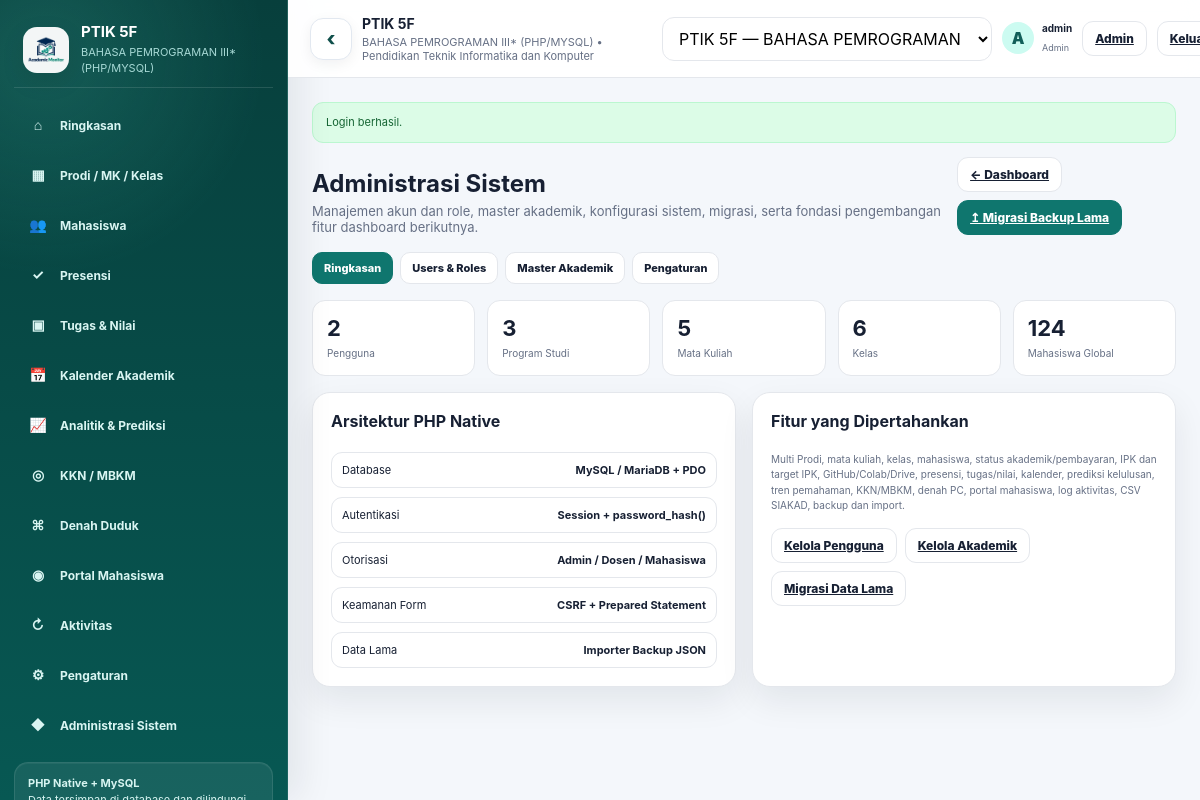
/admin.php (signed in), run on the app's committed database.
### tables this page shows
CREATE TABLE `classes` (
  `id` bigint(20) UNSIGNED NOT NULL,
  `program_id` bigint(20) UNSIGNED NOT NULL,
  `course_id` bigint(20) UNSIGNED NOT NULL,
  `name` varchar(100) NOT NULL,
  `semester` varchar(30) NOT NULL DEFAULT '',
  `academic_year` varchar(30) NOT NULL DEFAULT '',
  `target` smallint(5) UNSIGNED NOT NULL DEFAULT 30,
  `meetings` tinyint(3) UNSIGNED NOT NULL DEFAULT 16,
  `lecturer` varchar(200) NOT NULL DEFAULT '',
  `pass_threshold` decimal(5,2) NOT NULL DEFAULT 60.00,
  `created_at` timestamp NOT NULL DEFAULT current_timestamp(),
  `updated_at` timestamp NOT NULL DEFAULT current_timestamp() ON UPDATE current_timestamp()
);

CREATE TABLE `courses` (
  `id` bigint(20) UNSIGNED NOT NULL,
  `program_id` bigint(20) UNSIGNED NOT NULL,
  `code` varchar(50) NOT NULL DEFAULT '',
  `name` varchar(200) NOT NULL,
  `credits` tinyint(3) UNSIGNED NOT NULL DEFAULT 0,
  `created_at` timestamp NOT NULL DEFAULT current_timestamp(),
  `updated_at` timestamp NOT NULL DEFAULT current_timestamp() ON UPDATE current_timestamp()
);

CREATE TABLE `programs` (
  `id` bigint(20) UNSIGNED NOT NULL,
  `code` varchar(50) NOT NULL DEFAULT '',
  `name` varchar(200) NOT NULL,
  `faculty` varchar(200) NOT NULL DEFAULT '',
  `created_at` timestamp NOT NULL DEFAULT current_timestamp(),
  `updated_at` timestamp NOT NULL DEFAULT current_timestamp() ON UPDATE current_timestamp()
);

CREATE TABLE `users` (
  `id` bigint(20) UNSIGNED NOT NULL,
  `student_id` bigint(20) UNSIGNED DEFAULT NULL,
  `username` varchar(100) NOT NULL,
  `email` varchar(190) NOT NULL DEFAULT '',
  `password_hash` varchar(255) NOT NULL,
  `role` enum('admin','dosen','mahasiswa') NOT NULL DEFAULT 'dosen',
  `is_active` tinyint(1) NOT NULL DEFAULT 1,
  `last_login_at` datetime DEFAULT NULL,
  `created_at` timestamp NOT NULL DEFAULT current_timestamp(),
  `updated_at` timestamp NOT NULL DEFAULT current_timestamp() ON UPDATE current_timestamp()
);

### app/helpers.php (called while the page is built, shortened)
<?php
function e(mixed $value): string
{
    return htmlspecialchars((string) $value, ENT_QUOTES, 'UTF-8');
}
function app_url(string $path = ''): string
{
    $isHttps =
        (!empty($_SERVER['HTTPS'])
            && $_SERVER['HTTPS'] !== 'off')
        || (
            isset($_SERVER['HTTP_X_FORWARDED_PROTO'])
            && strtolower(
                (string) $_SERVER['HTTP_X_FORWARDED_PROTO']
            ) === 'https'
        );
    $scheme = $isHttps
        ? 'https'
        : 'http';
    $host =
        $_SERVER['HTTP_HOST']
        ?? 'localhost';
    $scriptName =
        str_replace(
            '\\',
            '/',
            (string) (
                $_SERVER['SCRIPT_NAME']
                ?? '/public/index.php'
            )
        );
    $directory =
        rtrim(
            str_replace(
                '\\',
                '/',
                dirname($scriptName)
            ),
            '/'
        );
    $base =
        $scheme
        . '://'
        . $host
        . $directory;
    return
        rtrim($base, '/')
        . '/'
        . ltrim($path, '/');
}
function selected(mixed $actual, mixed $expected): string
{
    return (string) $actual === (string) $expected ? 'selected' : '';
}
function initials(string $name, string $nim): string
{
    $name = trim($name);
    $parts = preg_split('/\s+/', $name) ?: [];
    $letters = '';
    foreach (array_slice($parts, 0, 2) as $part) {
        $letters .= mb_strtoupper(mb_substr($part, 0, 1));
    }
    return $letters ?: substr($nim, -2);
}

### app/Database.php (called while the page is built, shortened)
<?php
final class Database
{
    private static ?PDO $pdo = null;
    public static function connection(): PDO
    {
        if (self::$pdo instanceof PDO) {
            return self::$pdo;
        }
        $host = '127.0.0.1';
        $port = '3306';
        $name = 'academic_monitor';
        $user = 'root';
        $pass = '';
        $dsn = sprintf(
            'mysql:host=%s;port=%s;dbname=%s;charset=utf8mb4',
            $host,
            $port,
            $name
        );
        self::$pdo = new PDO(
            $dsn,
            $user,
            $pass,
            [
                PDO::ATTR_ERRMODE => PDO::ERRMODE_EXCEPTION,
                PDO::ATTR_DEFAULT_FETCH_MODE => PDO::FETCH_ASSOC,
                PDO::ATTR_EMULATE_PREPARES => false,
            ]
        );
        return self::$pdo;
    }
}

### app/Auth.php (called while the page is built, shortened)
<?php
final class Auth
{
    private static ?array $cachedUser = null;
    public static function user(): ?array
    {
        if (self::$cachedUser !== null) {
            return self::$cachedUser;
        }
        $id = (int) ($_SESSION['user_id'] ?? 0);
        $stmt = Database::connection()->prepare(
            'SELECT u.*, s.nim AS student_nim, s.name AS student_name
             FROM users u
             LEFT JOIN students s ON s.id = u.student_id
             WHERE u.id = :id AND u.is_active = 1
             LIMIT 1'
        );
        $stmt->execute(['id' => $id]);
        $user = $stmt->fetch();
        self::$cachedUser = $user ?: null;
        return self::$cachedUser;
    }
    public static function check(): bool
    {
        return self::user() !== null;
    }
    public static function requireLogin(): void
    {
        if (!self::check()) {
            flash('warning', 'Silakan login untuk membuka dashboard.');
            redirect('login.php');
        }
    }
    public static function requireRole(string ...$roles): void
    {
        self::requireLogin();
    }
}

### app/Repository.php (called while the page is built, shortened)
<?php
final class Repository
{
    public function classes(): array
    {
        return $this->pdo
            ->query(
                'SELECT cl.*, c.code AS course_code, c.name AS course_name,
                        p.code AS program_code, p.name AS program_name
                 FROM classes cl
                 JOIN courses c ON c.id = cl.course_id
                 JOIN programs p ON p.id = cl.program_id
                 ORDER BY cl.academic_year DESC, cl.semester, cl.name'
            )
            ->fetchAll();
    }
    public function classesForUser(array $user): array
    {
        if (($user['role'] ?? '') === 'admin') {
            return $this->classes();
        }
        $studentId = (int) ($user['student_id'] ?? 0);
        $stmt = $this->pdo->prepare(
            'SELECT cl.*, c.code AS course_code, c.name AS course_name,
                    p.code AS program_code, p.name AS program_name
             FROM class_enrollments ce
             JOIN classes cl ON cl.id = ce.class_id
             JOIN courses c ON c.id = cl.course_id
             JOIN programs p ON p.id = cl.program_id
             WHERE ce.student_id = :student_id
             ORDER BY cl.academic_year DESC, cl.semester, cl.name'
        );
        $stmt->execute(['student_id' => $studentId]);
        return $stmt->fetchAll();
    }
    public function classContext(int $classId): ?array
    {
        $stmt = $this->pdo->prepare(
            'SELECT cl.*, c.code AS course_code, c.name AS course_name, c.credits,
                    p.code AS program_code, p.name AS program_name, p.faculty
             FROM classes cl
             JOIN courses c ON c.id = cl.course_id
             JOIN programs p ON p.id = cl.program_id
             WHERE cl.id = :id
             LIMIT 1'
        );
        $stmt->execute(['id' => $classId]);
        $row = $stmt->fetch();
        return $row ?: null;
    }
    public function preference(int $userId, string $key): ?string
    {
        $stmt = $this->pdo->prepare(
            'SELECT preference_value
             FROM user_preferences
             WHERE user_id = :user_id AND preference_key = :preference_key
             LIMIT 1'
        );
        $stmt->execute(['user_id' => $userId, 'preference_key' => $key]);
        $value = $stmt->fetchColumn();
        return $value === false ? null : (string) $value;
    }
}

### views/partials/layout_start.php (the view, shortened to what this page needs)
<!DOCTYPE html>
<html lang="id">
<head>
    <link rel="stylesheet" href="<?= e(app_url('assets/css/app.css')) ?>">
</head>
<body>
<div class="app" id="appShell">
    <?php require APP_ROOT . '/views/partials/sidebar.php'; ?>
    <main class="main">
        <header class="topbar">
            <button
                class="btn sidebar-toggle"
                id="sidebarToggle"
                type="button"
                aria-controls="sidebar"
                aria-expanded="true"
                title="Ciutkan atau buka sidebar"
            >
                <span aria-hidden="true">☰</span>
            </button>
            <div class="context">
                <strong><?= e($classContext['name'] ?? 'Kelas') ?></strong>
                <small>
                    <?= e($classContext['course_name'] ?? 'Mata Kuliah') ?>
                    •
                    <?= e($classContext['program_name'] ?? 'Prodi') ?>
                </small>
            </div>
            <?php if (($user['role'] ?? '') !== 'mahasiswa' && $availableClasses !== []): ?>
                <form method="get" action="<?= e(app_url('dashboard.php')) ?>" class="toolbar">
                    <select class="context-select" id="activeClassSelect" name="class_id">
                        <?php foreach ($availableClasses as $classOption): ?>
                            <option
                                value="<?= (int) $classOption['id'] ?>"
                                <?= selected($classOption['id'], $classContext['id'] ?? 0) ?>
                            >
                                <?= e($classOption['name']) ?> — <?= e($classOption['course_name']) ?>
                            </option>
                        <?php endforeach; ?>
                    </select>
                </form>
            <?php endif; ?>
            <div class="top-user">
                <div class="avatar"><?= e(initials((string) ($user['username'] ?? ''), (string) ($user['id'] ?? ''))) ?></div>
                <div class="top-user-meta">
                    <strong><?= e($user['username'] ?? '') ?></strong>
                    <small><?= e(ucfirst((string) ($user['role'] ?? ''))) ?></small>
                </div>
            </div>
            <?php if (($user['role'] ?? '') === 'admin'): ?>
                <a class="btn" href="<?= e(app_url('admin.php')) ?>">Admin</a>
            <?php endif; ?>
            <a class="btn" href="<?= e(app_url('logout.php')) ?>">Keluar</a>
        </header>
        <div class="content">
            <?php require APP_ROOT . '/views/partials/flash.php'; ?>

### views/partials/sidebar.php (shortened to what this page needs)
<aside class="sidebar" id="sidebar" aria-label="Navigasi utama">
    <div class="brand">
        <div class="brand-mark">
            <img
                src="<?= e(app_url('assets/images/logo.png')) ?>"
                alt="Logo Academic Monitor"
            >
        </div>
        <div class="brand-copy">
            <h1><?= e($classContext['name'] ?? 'Academic Monitor') ?></h1>
            <p><?= e($classContext['course_name'] ?? 'Multi kelas • multi mata kuliah') ?></p>
        </div>
    </div>
    <nav class="nav">
        <?php if (($user['role'] ?? '') === 'mahasiswa'): ?>
            <a
                class="<?= $page === 'portal' ? 'active' : '' ?>"
                href="<?= e(app_url('dashboard.php?page=portal')) ?>"
                aria-label="Dashboard Saya"
                data-sidebar-label="Dashboard Saya"
            >
                <span class="ico" aria-hidden="true">◉</span>
                <span class="nav-label">Dashboard Saya</span>
            </a>
        <?php else: ?>
            <?php
            $menu = [
                'overview' => ['⌂', 'Ringkasan'],
                'master' => ['▦', 'Prodi / MK / Kelas'],
                'students' => ['👥', 'Mahasiswa'],
                'attendance' => ['✓', 'Presensi'],
                'tasks' => ['▣', 'Tugas & Nilai'],
                'calendar' => ['📅', 'Kalender Akademik'],
                'analytics' => ['📈', 'Analitik & Prediksi'],
                'special' => ['◎', 'KKN / MBKM'],
                'seating' => ['⌘', 'Denah Duduk'],
                'portal' => ['◉', 'Portal Mahasiswa'],
                'activity' => ['↻', 'Aktivitas'],
                'settings' => ['⚙', 'Pengaturan'],
            ];
            ?>
            <?php foreach ($menu as $menuPage => [$icon, $label]): ?>
                <a
                    class="<?= $page === $menuPage ? 'active' : '' ?>"
                    href="<?= e(app_url('dashboard.php?page=' . $menuPage . '&class_id=' . (int) ($classContext['id'] ?? 0))) ?>"
                    aria-label="<?= e($label) ?>"
                    data-sidebar-label="<?= e($label) ?>"
                >
                    <span class="ico" aria-hidden="true"><?= e($icon) ?></span>
                    <span class="nav-label"><?= e($label) ?></span>
                </a>
            <?php endforeach; ?>
            <?php if (($user['role'] ?? '') === 'admin'): ?>
                <a
                    href="<?= e(app_url('admin.php')) ?>"
                    aria-label="Administrasi Sistem"
                    data-sidebar-label="Administrasi Sistem"
                >
                    <span class="ico" aria-hidden="true">◆</span>
                    <span class="nav-label">Administrasi Sistem</span>
                </a>
            <?php endif; ?>
        <?php endif; ?>
    </nav>
    <div class="side-note">
        <strong>PHP Native + MySQL</strong><br>
    </div>
</aside>

### data on the page
classes: name "PTIK 5F", course.name "BAHASA PEMROGRAMAN III* (PHP/MYSQL)", program.name "Pendidikan Teknik Informatika dan Komputer"
users: username+id "A", username "admin", role "Admin"

### other printed values
$icon "⌂"
$label "Ringkasan"
$icon "▦"
$label "Prodi / MK / Kelas"
$icon "👥"
$label "Mahasiswa"
$icon "✓"
$label "Presensi"
$icon "▣"
$label "Tugas & Nilai"
$icon "📅"
$label "Kalender Akademik"
$icon "📈"
$label "Analitik & Prediksi"
$icon "◎"
